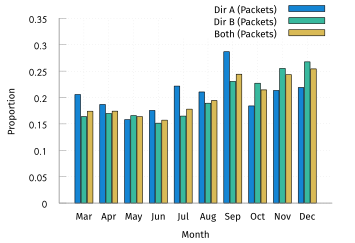

Here is the gnuplot script that generated this plot:
set terminal tikz standalone color size 9cm,6cm font '\scriptsize' preamble '\usepackage{microtype} \usepackage[sfdefault]{FiraSans} \usepackage{newtxsf} \usepackage[T1]{fontenc} \renewcommand*\oldstylenums[1]{{\firaoldstyle #1}} \usepackage[binary-units, per-mode=symbol]{siunitx} \sisetup{detect-all}'
set output "udp-monthly-pres.tex"

load "gnuplot-palettes/parula.pal"

set boxwidth 0.9
set style data histogram
set style histogram cluster gap 1
set style fill solid border -1
set datafile separator ","
unset colorbox

set xlabel "Month"
set ylabel "Proportion"

set yrange [0.0:0.35]
set key at 10,0.38

plot '../results/dirA-1.csv' u 16: xtic(1) title "Dir A (Packets)" lc palette frac 0.25, \
     '../results/dirB-1.csv' u 16 title "Dir B (Packets)" lc palette frac 0.5, \
     '../results/biDir-1.csv' u 16 title "Both (Packets)" lc palette frac 0.75
